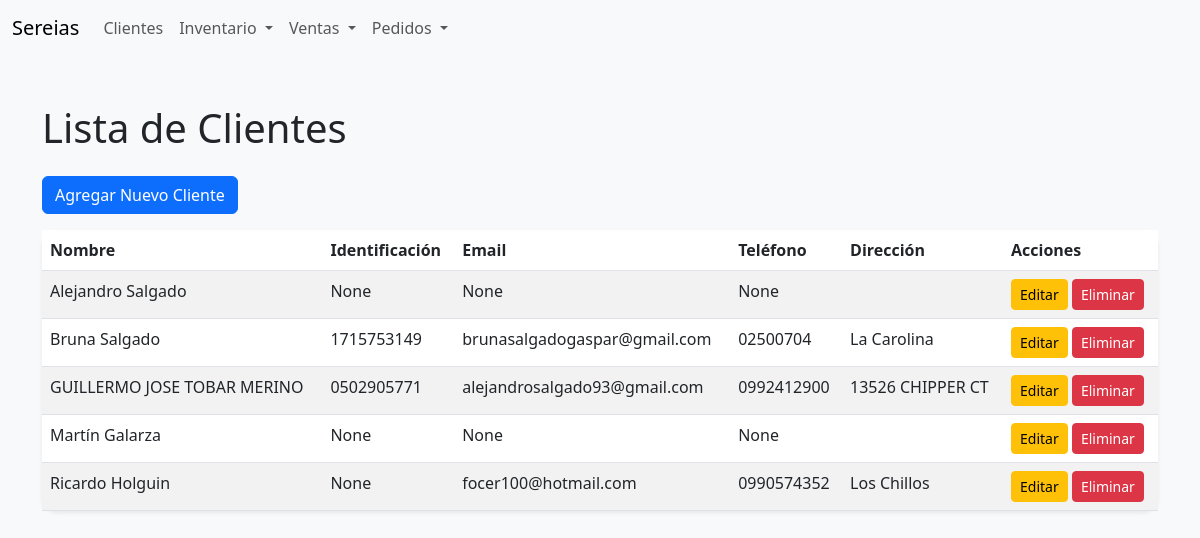
/inventario/clientes/, run on an earlier commit of the app's database.
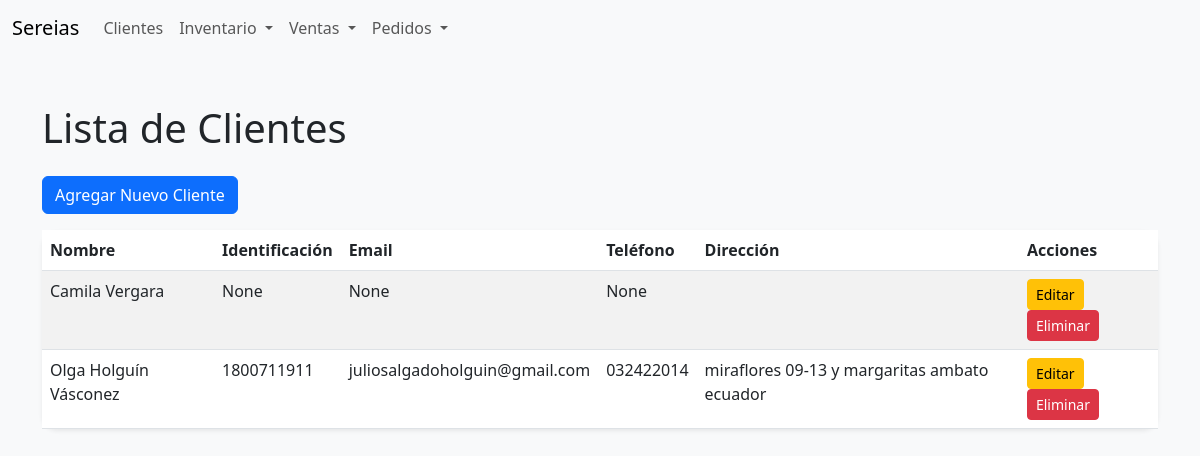
And on a later commit of the database.
### inventory/models.py (models this page shows, shortened)
class Cliente(models.Model):
    nombre = models.CharField(max_length=255)
    email = models.EmailField(blank=True, null=True)
    telefono = models.CharField(max_length=20, blank=True, null=True)
    direccion = models.TextField(blank=True, null=True)
    identificacion = models.CharField(max_length=50, blank=True, null=True)  # Nuevo campo agregado
    creado = models.DateTimeField(auto_now_add=True)

### inventory/views.py (the view)
# urls.py: path('clientes/', views.lista_clientes, name='lista_clientes'),
def lista_clientes(request):
    clientes_list = Cliente.objects.all().order_by('nombre')
    paginator = Paginator(clientes_list, 10)  # 10 registros por página
    page_number = request.GET.get('page')
    clientes = paginator.get_page(page_number)
    return render(request, 'inventory/lista_clientes.html', {'clientes': clientes})

### inventory/templates/inventory/lista_clientes.html (shortened to what this page needs)
{% extends 'inventory/base.html' %}
{% block content %}
<h1 class="mb-4">Lista de Clientes</h1>
<a href="{% url 'crear_cliente' %}" class="btn btn-primary mb-3">Agregar Nuevo Cliente</a>
<table class="table table-striped shadow-sm rounded-border">
    <thead>
        <tr>
            <th>Nombre</th>
            <th>Identificación</th>
            <th>Email</th>
            <th>Teléfono</th>
            <th>Dirección</th>
            <th>Acciones</th>
        </tr>
    </thead>
    <tbody>
        {% for cliente in clientes %}
        <tr>
            <td>{{ cliente.nombre }}</td>
            <td>{{ cliente.identificacion }}</td>
            <td>{{ cliente.email }}</td>
            <td>{{ cliente.telefono }}</td>
            <td>{{ cliente.direccion }}</td>
            <td>
                <a href="{% url 'editar_cliente' cliente.id %}" class="btn btn-warning btn-sm">Editar</a>
                <a href="{% url 'eliminar_cliente' cliente.id %}" class="btn btn-danger btn-sm">Eliminar</a>
            </td>
        </tr>
        {% empty %}
        <tr>
            <td colspan="5" class="text-center">No hay clientes registrados.</td>
        </tr>
        {% endfor %}
    </tbody>
</table>
{% endblock %}

What changed in the data, as far as the page shows it:
removed Cliente: nombre "Alejandro Salgado", identificacion "None", email "None", telefono "None"
removed Cliente: nombre "Bruna Salgado", identificacion "1715753149", email "brunasalgadogaspar@gmail.com", telefono "02500704", direccion "La Carolina"
removed Cliente: nombre "GUILLERMO JOSE TOBAR MERINO", identificacion "0502905771", email "alejandrosalgado93@gmail.com", telefono "0992412900", direccion "13526 CHIPPER CT"
removed Cliente: nombre "Martín Galarza", identificacion "None", email "None", telefono "None"
removed Cliente: nombre "Ricardo Holguin", identificacion "None", email "focer100@hotmail.com", telefono "0990574352", direccion "Los Chillos"
added Cliente: nombre "Camila Vergara", identificacion "None", email "None", telefono "None"
added Cliente: nombre "Olga Holguín Vásconez", identificacion "1800711911", email "juliosalgadoholguin@gmail.com", telefono "032422014", direccion "miraflores 09-13 y margaritas ambato ecuador"
